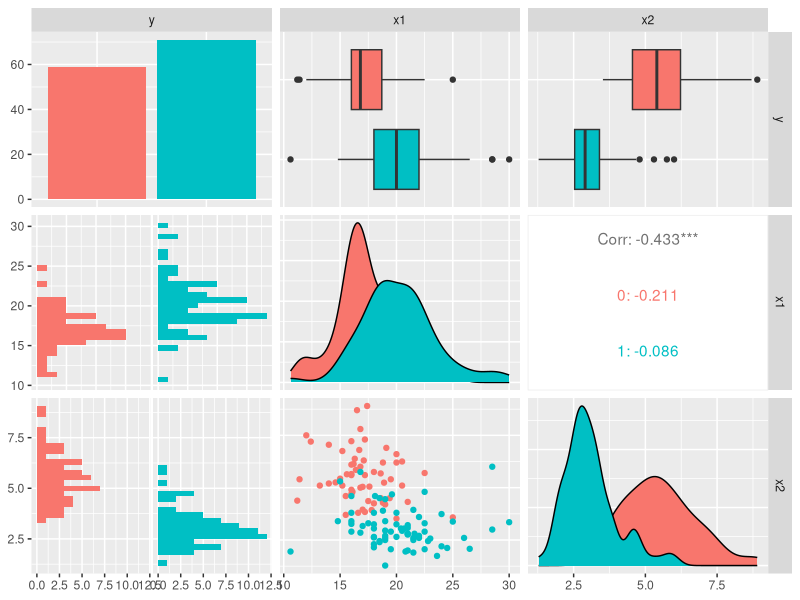
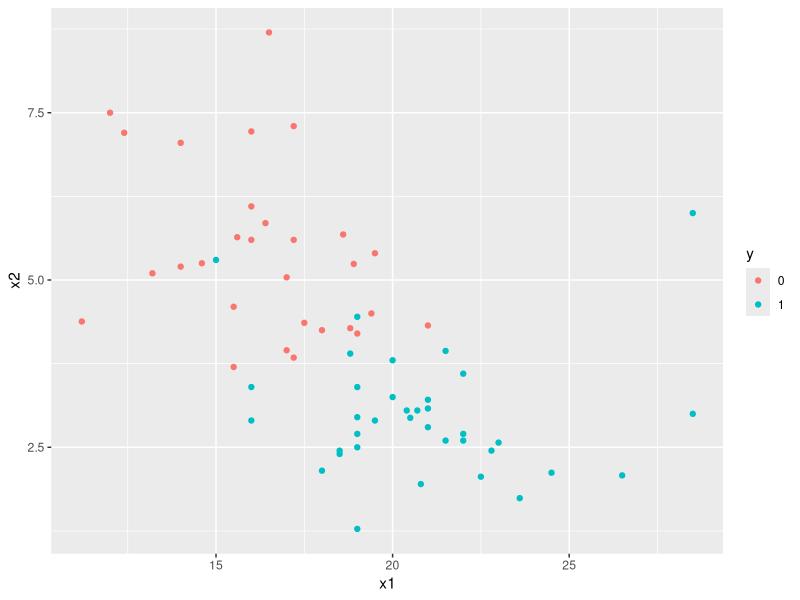

Generate these figures, in order, with R:
library(ggplot2)
library(GGally)
library(class)
library(MASS)
library(pROC)

wine = read.csv("Wine.csv")
wine$class <- as.factor(wine$class-1)
colnames(wine) <- c("y","x1","x2")
# plot to see the overall pattern
ggpairs(wine, ggplot2::aes(color = y))

# Split the data into training set and testing set
n <- dim(wine)[1]
set.seed(36) # to get the same order if you rerun - but you change this to your favorite number
ord <- sample(1:n) #shuffle 
test <- wine[ord[1:(n/2)], ]
train <- wine[ord[((n/2) + 1):n], ]


##########################################################
## For visualization you can use the following function###
##########################################################
ggplot(train, aes(x=x1, y=x2, color=y)) + geom_point()